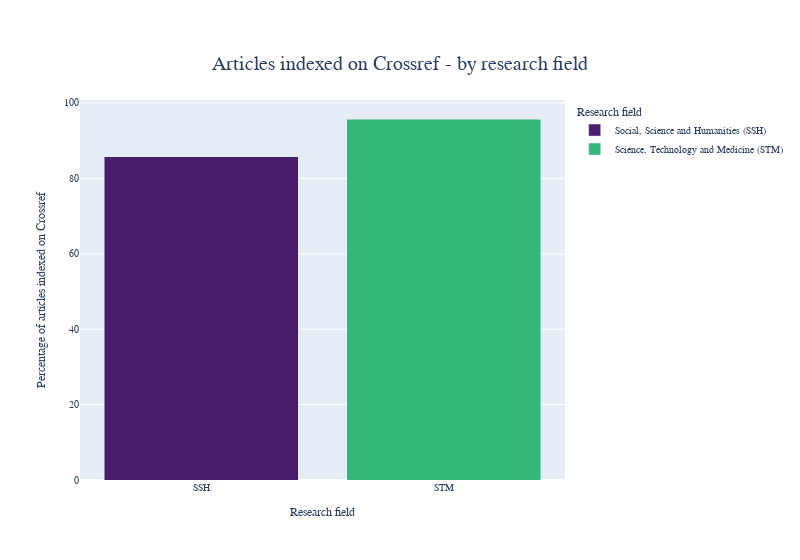

Notebook code cell kept with this figure:
### Code cell
frame6 = frame.copy()
frame6 = frame6.groupby('subject').sum()
frame6 = frame6.apply(lambda x: pd.to_numeric(x, errors='coerce'))
frame6['perc_cr'] = (frame6['on-crossref']/frame6['doi-num'])*100

fig = px.bar(frame6, x=frame6.index, y= 'perc_cr', barmode='stack', width=800, color =frame6.index, color_discrete_sequence= ['#471D6C', '#34B67A'],
 labels={ "subject": "Research field", "perc_cr": "Percentage of articles indexed on Crossref"},
 title="Articles indexed on Crossref - by research field")

# fig.data[0].x[0] = 'Social, Science and Humanities (SSH)'
# fig.data[0].x[1] = 'Science, Technology and Medicine (STM)'
lables = {'SSH': "Social, Science and Humanities (SSH)", 'STM': "Science, Technology and Medicine (STM)"}
fig.for_each_trace(lambda t: t.update(name = newnames[t.name],
                                      legendgroup = newnames[t.name],
                                      hovertemplate = t.hovertemplate.replace(t.name, newnames[t.name])
                                     )
                  )
fig.update_layout(
    font_family="sans-serif",
    title_font_size=20,
    font_size=10,
    title = {'xanchor': 'center', 'y':0.9,'x':0.5})
fig.show()

fig.write_image("images/fig2.png")

### Figure 1 — Plotly figure (JSON) as saved in the notebook; plotly's stock layout.template omitted (floating-point values rounded to 4 significant figures)
{"data": [{"alignmentgroup": "True", "hovertemplate": "Research field=%{x}<br>Percentage of articles indexed on Crossref=%{y}<extra></extra>", "legendgroup": "Social, Science and Humanities (SSH)", "marker": {"color": "#471D6C", "pattern": {"shape": ""}}, "name": "Social, Science and Humanities (SSH)", "offsetgroup": "SSH", "orientation": "v", "showlegend": true, "textposition": "auto", "type": "bar", "x": ["SSH"], "xaxis": "x", "y": [85.78], "yaxis": "y"}, {"alignmentgroup": "True", "hovertemplate": "Research field=%{x}<br>Percentage of articles indexed on Crossref=%{y}<extra></extra>", "legendgroup": "Science, Technology and Medicine (STM)", "marker": {"color": "#34B67A", "pattern": {"shape": ""}}, "name": "Science, Technology and Medicine (STM)", "offsetgroup": "STM", "orientation": "v", "showlegend": true, "textposition": "auto", "type": "bar", "x": ["STM"], "xaxis": "x", "y": [95.75], "yaxis": "y"}], "layout": {"barmode": "stack", "font": {"family": "sans-serif", "size": 10}, "legend": {"title": {"text": "Research field"}, "tracegroupgap": 0}, "title": {"font": {"size": 20}, "text": "Articles indexed on Crossref - by research field", "x": 0.5, "xanchor": "center", "y": 0.9}, "width": 800, "xaxis": {"anchor": "y", "categoryarray": ["SSH", "STM"], "categoryorder": "array", "domain": [0, 1], "title": {"text": "Research field"}}, "yaxis": {"anchor": "x", "domain": [0, 1], "title": {"text": "Percentage of articles indexed on Crossref"}}}}
